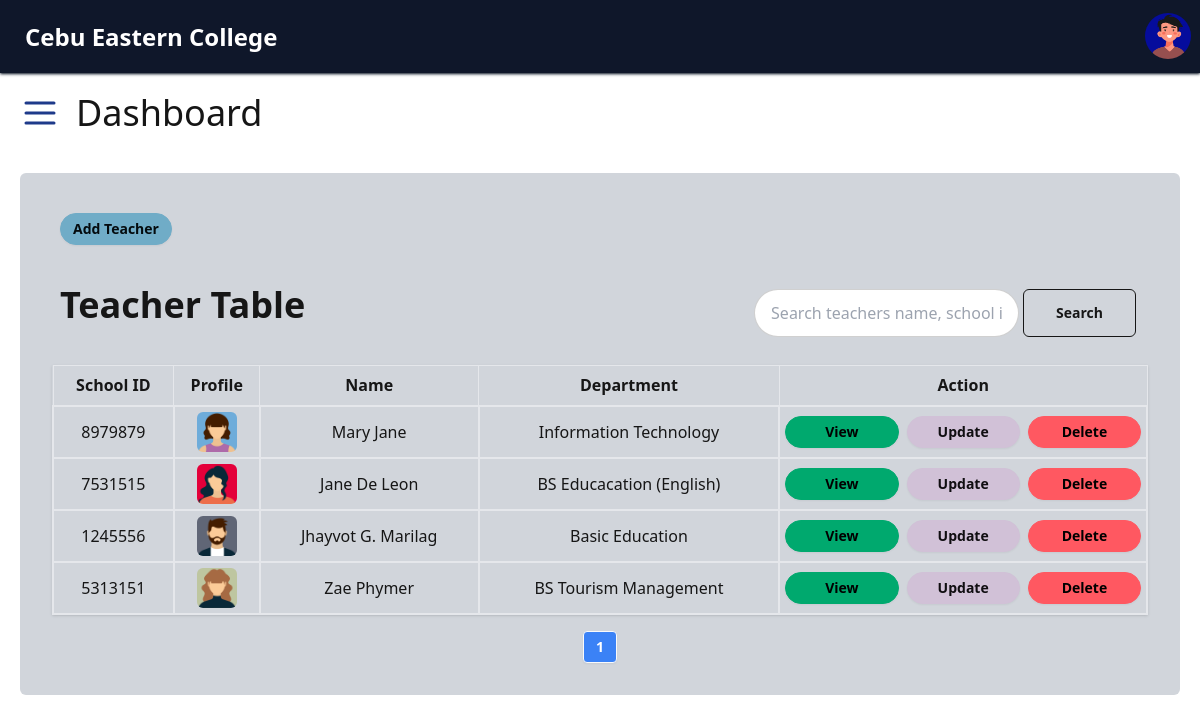
Page /admin/manage_teacher.php (signed in) on the committed database.
### tables this page shows
CREATE TABLE `tblteacher` (
  `teacher_id` int(11) NOT NULL,
  `school_id` int(11) NOT NULL,
  `name` varchar(255) NOT NULL,
  `department_id` int(11) NOT NULL,
  `image` varchar(255) NOT NULL
);

CREATE TABLE `tbldepartment` (
  `department_id` int(11) NOT NULL,
  `department_name` varchar(255) NOT NULL
);

### admin/manage_teacher.php (the view, shortened to what this page needs)
<?php
include('../database/models/dbconnect.php');
$limit = 5;
$page = isset($_GET['page']) ? (int)$_GET['page'] : 1;
$offset = ($page - 1) * $limit;
$totalQuery = "SELECT COUNT(*) as total FROM tblteacher";
$totalResult = $conn->query($totalQuery);
$totalRow = $totalResult->fetch_assoc();
$totalRecords = $totalRow['total'];
$totalPages = ceil($totalRecords / $limit);
$sql = "SELECT t.teacher_id, t.school_id, t.name, t.image, d.department_name
FROM tblteacher t
LEFT JOIN tbldepartment d ON t.department_id = d.department_id
LEFT JOIN tblteacher_section ts ON t.teacher_id = ts.teacher_id
LEFT JOIN tblsection sec ON ts.section_id = sec.section_id";
$sql .= " LIMIT $limit OFFSET $offset";
$result = $conn->query($sql);
?>
<?php include('../admin/header.php'); ?>
<!DOCTYPE html>
<html lang="en">
<head>
</head>
<body>
  <div class="p-5 m-5 bg-base-300 rounded-md">
    <section class="m-5">
      <button class="btn btn-sm btn-neutral" onclick="my_modal_2.showModal()">Add Teacher</button>
    </section>
    <section>
      <div class="m-5">
        <div class="flex justify-between items-center">
          <div class="flex justify-start items-center">
            <div>
              <h1 class="font-semibold float-left sm:text-4xl md:text-4xl">Teacher Table</h1>
            </div>
          </div>
          <div>
            <form action="<?php echo htmlspecialchars($_SERVER['PHP_SELF']); ?>" method="get">
              <div class="flex justify-center item-center w-full mt-6 mb-2">
                <div class="w-full">
                  <input type="text" name="search"
                    placeholder="Search teachers name, school id..."
                    autocomplete="off" value="<?php echo isset($_GET['search']) ?
                                                htmlspecialchars($_GET['search']) : ''; ?>"
                    class="input input-bordered w-full">
                </div>
                <div class="mx-1">
                  <input
                    type="submit"
                    name="enter"
                    value="Search"
                    class="px-8 py-3 rounded-md cursor-pointer btn btn-md btn-outline">
                </div>
              </div>
            </form>
          </div>
        </div>
      </div>
    </section>
    <section>
      <div class=" m-3">
        <table class="table-auto w-full border shadow">
          <thead>
            <tr class="text-center h-10">
              <th class=" border">School ID</th>
              <th class=" border">Profile</th>
              <th class=" border">Name</th>
              <th class=" border">Department</th>
              <th class=" border">Action</th>
            </tr>
          </thead>
          <tbody>
            <?php if ($result->num_rows > 0): ?>
              <?php while ($row = $result->fetch_assoc()): ?>
                <tr class="text-center">
                  <td class="border border-2"><?php echo htmlspecialchars($row['school_id']); ?></td>
                  <td class="border border-2">
                    <div class="flex justify-center item-center">
                      <div class="m-1">
                        <?php if ($row['image']): ?>
                          <img src="../upload/pics/<?php echo htmlspecialchars($row['image']); ?>"
                            alt="Student Image" class="w-10 h-10 rounded-md">
                        <?php else: ?>
                          No Image
                        <?php endif; ?>
                      </div>
                    </div>
                  </td>
                  <td class="border border-2"><?php echo htmlspecialchars($row['name']); ?></td>
                  <td class="border border-2"><?php echo htmlspecialchars($row['department_name']); ?></td>
                  <td class="border border-2">
                    <div class="w-full flex justify-between items-center gap-2 p-1">
                      <a href="manage_teacher_ratings.php?teacher_id=<?php echo htmlspecialchars($row['teacher_id']); ?>"
                        class="btn btn-sm btn-success flex-1">
                        View
                      </a>
                      <a href="../admin/manage_update_teacher.php?teacher_id=<?php echo htmlspecialchars($row['teacher_id']); ?>"
                        class="btn btn-sm btn-primary flex-1">
                        Update
                      </a>
                      <a href="../admin/delete.php?deleteId=<?php echo $row['teacher_id']; ?>"
                        class="btn btn-sm btn-error flex-1">
                        Delete
                      </a>
                    </div>
      </div>
      </td>
      </tr>
    <?php endwhile; ?>
  <?php else: ?>
    <tr>
      <td colspan="8">No students found.</td>
    </tr>
  <?php endif; ?>
  <div class="flex justify-center mt-4">
    <ul class="flex space-x-2">
      <?php for ($i = 1; $i <= $totalPages; $i++): ?>
        <li>
          <a href="?page=<?php echo $i; ?>" class="btn btn-sm  border rounded <?php echo $i == $page ? 'bg-blue-500 text-white' : 'bg-gray-200 hover:bg-gray-300'; ?>">
            <?php echo $i; ?>
          </a>
        </li>
      <?php endfor; ?>
    </ul>
  </div>
</body>
</html>

### rows in the picture
tblteacher: school "8979879", image (picture), name "Mary Jane", department.department_name "Information Technology"
tblteacher: school "7531515", image (picture), name "Jane De Leon", department.department_name "BS Educacation (English)"
tblteacher: school "1245556", image (picture), name "Jhayvot G. Marilag", department.department_name "Basic Education"
tblteacher: school "5313151", image (picture), name "Zae Phymer", department.department_name "BS Tourism Management"
